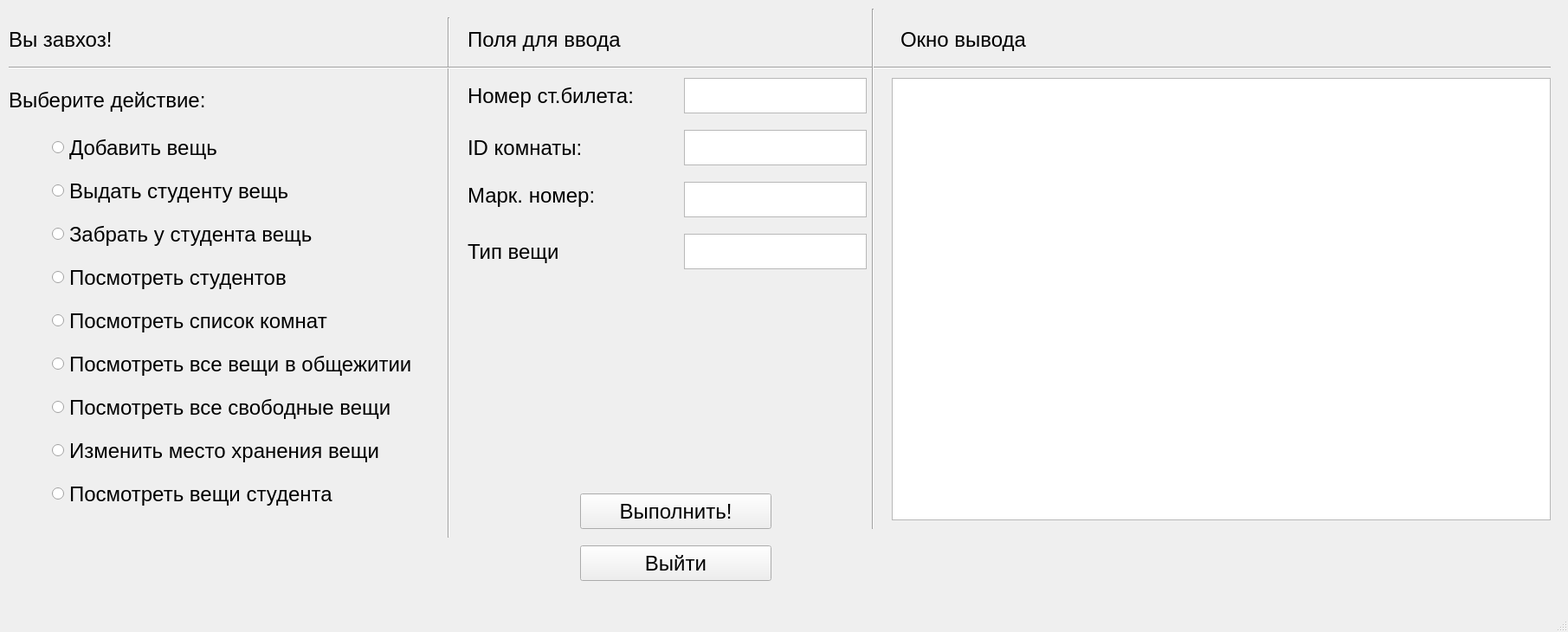
<?xml version="1.0" encoding="UTF-8"?>
<ui version="4.0">
 <class>suppwindow</class>
 <widget class="QMainWindow" name="suppwindow">
  <property name="geometry">
   <rect>
    <x>0</x>
    <y>0</y>
    <width>1811</width>
    <height>730</height>
   </rect>
  </property>
  <property name="font">
   <font>
    <pointsize>18</pointsize>
   </font>
  </property>
  <property name="windowTitle">
   <string>MainWindow</string>
  </property>
  <widget class="QWidget" name="centralwidget">
   <widget class="QLabel" name="label_11">
    <property name="geometry">
     <rect>
      <x>540</x>
      <y>270</y>
      <width>201</width>
      <height>41</height>
     </rect>
    </property>
    <property name="font">
     <font>
      <pointsize>18</pointsize>
     </font>
    </property>
    <property name="text">
     <string>Тип вещи</string>
    </property>
   </widget>
   <widget class="QLabel" name="label_8">
    <property name="geometry">
     <rect>
      <x>540</x>
      <y>150</y>
      <width>201</width>
      <height>41</height>
     </rect>
    </property>
    <property name="font">
     <font>
      <pointsize>18</pointsize>
     </font>
    </property>
    <property name="text">
     <string>ID комнаты:</string>
    </property>
   </widget>
   <widget class="QLabel" name="label">
    <property name="geometry">
     <rect>
      <x>10</x>
      <y>20</y>
      <width>201</width>
      <height>51</height>
     </rect>
    </property>
    <property name="font">
     <font>
      <pointsize>18</pointsize>
     </font>
    </property>
    <property name="text">
     <string>Вы завхоз!</string>
    </property>
   </widget>
   <widget class="QLabel" name="label_3">
    <property name="geometry">
     <rect>
      <x>540</x>
      <y>10</y>
      <width>201</width>
      <height>71</height>
     </rect>
    </property>
    <property name="font">
     <font>
      <pointsize>18</pointsize>
     </font>
    </property>
    <property name="text">
     <string>Поля для ввода</string>
    </property>
   </widget>
   <widget class="Line" name="line">
    <property name="geometry">
     <rect>
      <x>510</x>
      <y>20</y>
      <width>16</width>
      <height>601</height>
     </rect>
    </property>
    <property name="font">
     <font>
      <pointsize>18</pointsize>
     </font>
    </property>
    <property name="orientation">
     <enum>Qt::Vertical</enum>
    </property>
   </widget>
   <widget class="QLabel" name="label_2">
    <property name="geometry">
     <rect>
      <x>10</x>
      <y>100</y>
      <width>251</width>
      <height>31</height>
     </rect>
    </property>
    <property name="font">
     <font>
      <pointsize>18</pointsize>
     </font>
    </property>
    <property name="text">
     <string>Выберите действие:</string>
    </property>
   </widget>
   <widget class="QLabel" name="label_10">
    <property name="geometry">
     <rect>
      <x>1040</x>
      <y>30</y>
      <width>161</width>
      <height>31</height>
     </rect>
    </property>
    <property name="font">
     <font>
      <pointsize>18</pointsize>
     </font>
    </property>
    <property name="text">
     <string>Окно вывода</string>
    </property>
   </widget>
   <widget class="QPushButton" name="enter">
    <property name="geometry">
     <rect>
      <x>670</x>
      <y>570</y>
      <width>221</width>
      <height>41</height>
     </rect>
    </property>
    <property name="font">
     <font>
      <pointsize>18</pointsize>
     </font>
    </property>
    <property name="text">
     <string>Выполнить!</string>
    </property>
   </widget>
   <widget class="QRadioButton" name="r4">
    <property name="geometry">
     <rect>
      <x>60</x>
      <y>300</y>
      <width>281</width>
      <height>41</height>
     </rect>
    </property>
    <property name="font">
     <font>
      <pointsize>18</pointsize>
     </font>
    </property>
    <property name="text">
     <string>Посмотреть студентов</string>
    </property>
   </widget>
   <widget class="Line" name="line_2">
    <property name="geometry">
     <rect>
      <x>10</x>
      <y>70</y>
      <width>1781</width>
      <height>16</height>
     </rect>
    </property>
    <property name="font">
     <font>
      <pointsize>18</pointsize>
     </font>
    </property>
    <property name="orientation">
     <enum>Qt::Horizontal</enum>
    </property>
   </widget>
   <widget class="QTextEdit" name="typeEdit">
    <property name="geometry">
     <rect>
      <x>790</x>
      <y>270</y>
      <width>211</width>
      <height>41</height>
     </rect>
    </property>
    <property name="font">
     <font>
      <pointsize>18</pointsize>
     </font>
    </property>
   </widget>
   <widget class="QTextEdit" name="roomEdit">
    <property name="geometry">
     <rect>
      <x>790</x>
      <y>150</y>
      <width>211</width>
      <height>41</height>
     </rect>
    </property>
    <property name="font">
     <font>
      <pointsize>18</pointsize>
     </font>
    </property>
   </widget>
   <widget class="QRadioButton" name="r8">
    <property name="geometry">
     <rect>
      <x>60</x>
      <y>500</y>
      <width>431</width>
      <height>41</height>
     </rect>
    </property>
    <property name="font">
     <font>
      <pointsize>18</pointsize>
     </font>
    </property>
    <property name="text">
     <string>Изменить место хранения вещи</string>
    </property>
   </widget>
   <widget class="QTextEdit" name="studEdit">
    <property name="geometry">
     <rect>
      <x>790</x>
      <y>90</y>
      <width>211</width>
      <height>41</height>
     </rect>
    </property>
    <property name="font">
     <font>
      <pointsize>18</pointsize>
     </font>
    </property>
   </widget>
   <widget class="QRadioButton" name="r2">
    <property name="geometry">
     <rect>
      <x>60</x>
      <y>200</y>
      <width>291</width>
      <height>41</height>
     </rect>
    </property>
    <property name="font">
     <font>
      <pointsize>18</pointsize>
     </font>
    </property>
    <property name="text">
     <string>Выдать студенту вещь</string>
    </property>
   </widget>
   <widget class="QRadioButton" name="r3">
    <property name="geometry">
     <rect>
      <x>60</x>
      <y>250</y>
      <width>311</width>
      <height>41</height>
     </rect>
    </property>
    <property name="font">
     <font>
      <pointsize>18</pointsize>
     </font>
    </property>
    <property name="text">
     <string>Забрать у студента вещь</string>
    </property>
   </widget>
   <widget class="Line" name="line_3">
    <property name="geometry">
     <rect>
      <x>1000</x>
      <y>10</y>
      <width>16</width>
      <height>601</height>
     </rect>
    </property>
    <property name="font">
     <font>
      <pointsize>18</pointsize>
     </font>
    </property>
    <property name="orientation">
     <enum>Qt::Vertical</enum>
    </property>
   </widget>
   <widget class="QTableWidget" name="tableWidget">
    <property name="geometry">
     <rect>
      <x>1030</x>
      <y>90</y>
      <width>761</width>
      <height>511</height>
     </rect>
    </property>
    <property name="font">
     <font>
      <pointsize>18</pointsize>
     </font>
    </property>
   </widget>
   <widget class="QLabel" name="label_7">
    <property name="geometry">
     <rect>
      <x>540</x>
      <y>90</y>
      <width>211</width>
      <height>41</height>
     </rect>
    </property>
    <property name="font">
     <font>
      <pointsize>18</pointsize>
     </font>
    </property>
    <property name="text">
     <string>Номер ст.билета:</string>
    </property>
   </widget>
   <widget class="QRadioButton" name="r1">
    <property name="geometry">
     <rect>
      <x>60</x>
      <y>150</y>
      <width>241</width>
      <height>41</height>
     </rect>
    </property>
    <property name="font">
     <font>
      <pointsize>18</pointsize>
     </font>
    </property>
    <property name="text">
     <string>Добавить вещь</string>
    </property>
   </widget>
   <widget class="QRadioButton" name="r5">
    <property name="geometry">
     <rect>
      <x>60</x>
      <y>350</y>
      <width>351</width>
      <height>41</height>
     </rect>
    </property>
    <property name="font">
     <font>
      <pointsize>18</pointsize>
     </font>
    </property>
    <property name="text">
     <string>Посмотреть список комнат</string>
    </property>
   </widget>
   <widget class="QLabel" name="label_9">
    <property name="geometry">
     <rect>
      <x>540</x>
      <y>210</y>
      <width>171</width>
      <height>31</height>
     </rect>
    </property>
    <property name="font">
     <font>
      <pointsize>18</pointsize>
     </font>
    </property>
    <property name="text">
     <string>Марк. номер:</string>
    </property>
   </widget>
   <widget class="QRadioButton" name="r6">
    <property name="geometry">
     <rect>
      <x>60</x>
      <y>400</y>
      <width>431</width>
      <height>41</height>
     </rect>
    </property>
    <property name="font">
     <font>
      <pointsize>18</pointsize>
     </font>
    </property>
    <property name="text">
     <string>Посмотреть все вещи в общежитии</string>
    </property>
   </widget>
   <widget class="QTextEdit" name="markEdit">
    <property name="geometry">
     <rect>
      <x>790</x>
      <y>210</y>
      <width>211</width>
      <height>41</height>
     </rect>
    </property>
    <property name="font">
     <font>
      <pointsize>18</pointsize>
     </font>
    </property>
   </widget>
   <widget class="QRadioButton" name="r7">
    <property name="geometry">
     <rect>
      <x>60</x>
      <y>450</y>
      <width>431</width>
      <height>41</height>
     </rect>
    </property>
    <property name="font">
     <font>
      <pointsize>18</pointsize>
     </font>
    </property>
    <property name="text">
     <string>Посмотреть все свободные вещи</string>
    </property>
   </widget>
   <widget class="QRadioButton" name="r9">
    <property name="geometry">
     <rect>
      <x>60</x>
      <y>550</y>
      <width>431</width>
      <height>41</height>
     </rect>
    </property>
    <property name="font">
     <font>
      <pointsize>18</pointsize>
     </font>
    </property>
    <property name="text">
     <string>Посмотреть вещи студента</string>
    </property>
   </widget>
   <widget class="QPushButton" name="enter_2">
    <property name="geometry">
     <rect>
      <x>670</x>
      <y>630</y>
      <width>221</width>
      <height>41</height>
     </rect>
    </property>
    <property name="font">
     <font>
      <pointsize>18</pointsize>
     </font>
    </property>
    <property name="text">
     <string>Выйти</string>
    </property>
   </widget>
  </widget>
  <widget class="QMenuBar" name="menubar">
   <property name="geometry">
    <rect>
     <x>0</x>
     <y>0</y>
     <width>1811</width>
     <height>33</height>
    </rect>
   </property>
  </widget>
  <widget class="QStatusBar" name="statusbar"/>
 </widget>
 <resources/>
 <connections/>
</ui>
